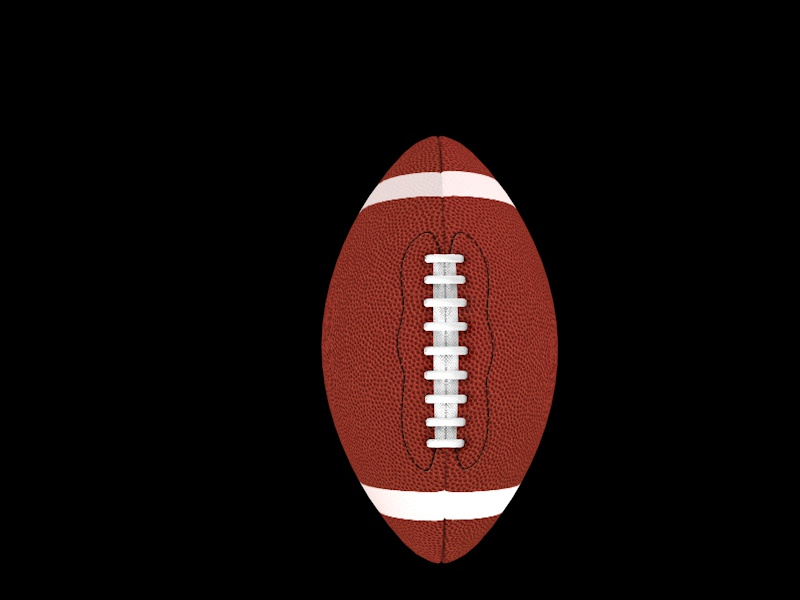
#> input picture 3dNew/freedomfootball/pics/football.jpg, 800 x 600 px
$ python color_augment.py ../../3dNew/freedomfootball/pics
#> lines starting #> are read from the running program, lines starting #| are printed output that depends on the picture
#> in process_images, img is the input picture: shape (600, 800, 3); mean B, G, R 10.7, 12, 23.3
### Python/to_yolo/data_gen_utils.py
import cv2
import numpy as np
import os
from dataclasses import dataclass


# [17 lines left out: function get_polygon, not called in this run]

@dataclass
class LetterBoxInfo:
    x: int
    y: int
    width: int
    height: int
    letter_label: int

# [43 lines left out: functions get_letter_box, give_normalized_bounding_box, not called in this run]

def preprocess_img(img):
    # [13 lines of commented-out code are left out]
    return img

### Python/to_yolo/color_augment.py
import os
import sys
import cv2
import numpy as np
from tqdm import tqdm
from data_gen_utils import preprocess_img

def apply_color_augmentation(img):
    """Overlay random shapes (circles and rectangles) on the image."""
    img_copy = img.copy()
    h, w = img.shape[:2]
#> h = 600; w = 800
    n_shapes = np.random.randint(4, 15)

    for _ in range(n_shapes):
        shape = np.random.choice(['circle', 'rectangle'])
        color = tuple(map(int, np.random.randint(0, 255, 3)))
        if shape == 'circle':
            center = np.random.uniform(0, 1, 2)
            radius = np.random.uniform(0.01, 0.3)
            center_px = tuple((center * np.array([w, h])).astype(int))
            cv2.circle(img_copy, center_px, int(radius * w), color, -1)
        elif shape == 'rectangle':
            center = np.random.uniform(0, 1, 2)
            size = np.random.uniform(0.1, 0.3, 2)
            pt1 = ((center - size / 2) * np.array([w, h])).astype(int)
            pt2 = ((center + size / 2) * np.array([w, h])).astype(int)
            cv2.rectangle(img_copy, tuple(pt1), tuple(pt2), color, -1)
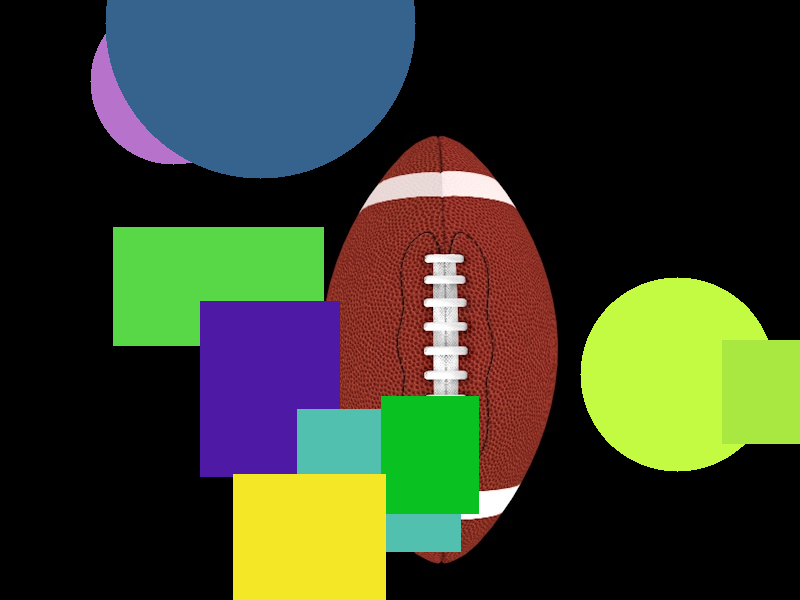
#> img_copy: shape (600, 800, 3); mean B, G, R 42.4, 62.5, 54.8

    opacity = np.random.uniform(0, 0.7)
    img_out = cv2.addWeighted(img, 1 - opacity, img_copy, opacity, 0)
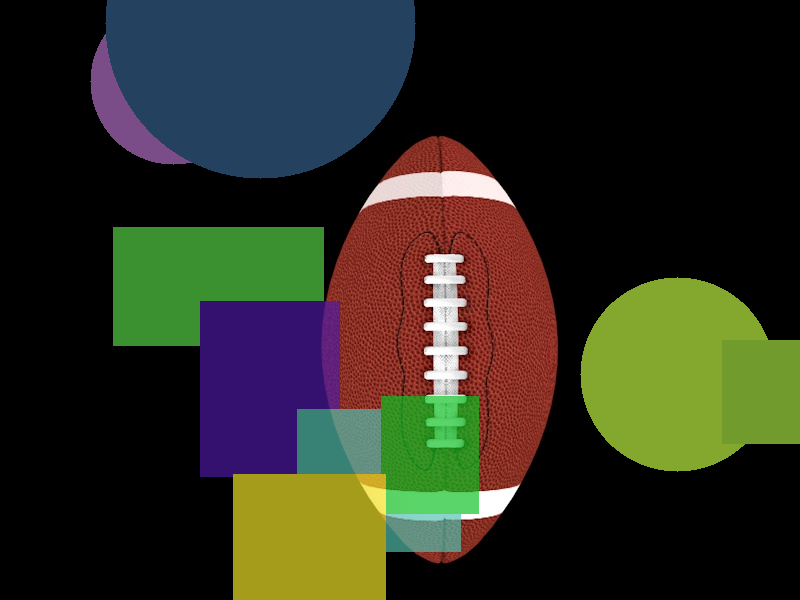
#> img_out: shape (600, 800, 3); mean B, G, R 32, 45.9, 44.5
    return img_out


def save_image(root, file, img):
    """Replaces image with augmented image.  """
    new_path = os.path.join(root, file)
    cv2.imwrite(new_path, img)

    # """Save augmented image with a new filename. OLDNAME_color.ext """
    # filename, ext = os.path.splitext(file)
    # new_filename = f"{filename}_color{ext}"
    # new_path = os.path.join(root, new_filename)

def process_images(folder_path):
    img_ext = ('.png', '.jpg', '.jpeg', '.bmp')
    for dir, _, files in tqdm(os.walk(folder_path)):
        for file in tqdm(files):
            if not file.lower().endswith(img_ext):
                continue
            path = os.path.join(dir, file)
            img = cv2.imread(path)
            if img is None:
                print(f"Could not load: {path}")
                continue
            try:
                aug = apply_color_augmentation(img)
                aug = preprocess_img(aug)
                save_image(dir, file, aug)
            except Exception as e:
                print(f"Error on {path}: {e}")


if __name__ == "__main__":
    if len(sys.argv) != 2:
        print("Usage: python augment_color_shapes.py <folder_path>")
        sys.exit(1)

    folder = sys.argv[1]
    if not os.path.isdir(folder):
        print(f"Error: {folder} is not a valid directory.")
        sys.exit(1)

    process_images(folder)
